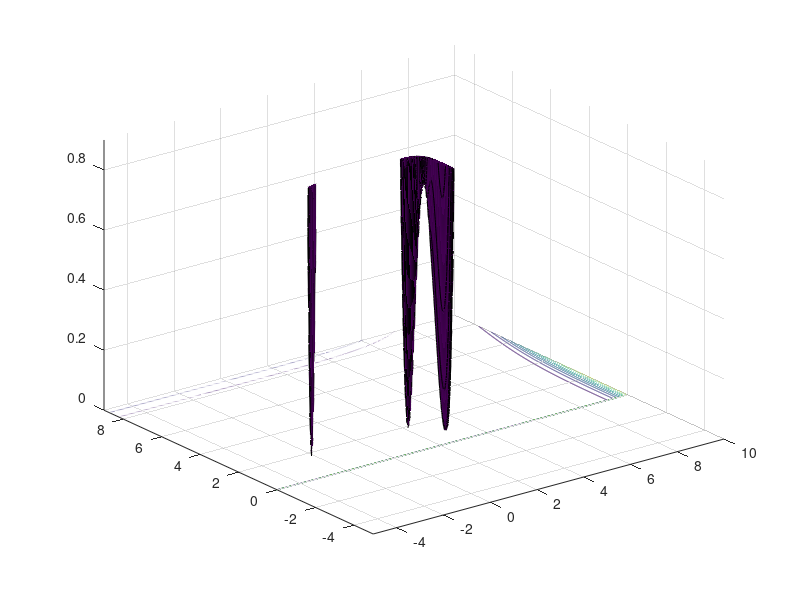

Source code (MATLAB):
i = 0;
dxnorm = 10;
x = [1 2]
format compact
f1 = @(x, y, z) sin(x) + y.^2 + log(z) - 3;
f2 = @(x, y, z) 3*x +    2.^y - z.^3;
f3 = @(x, y, z) x.^2 +    y.^2 + z.^3 - 6

elx = @(y, z) (z.^3 - 2.^y)/3;
delxy = @(y, z) (z.^3 - log(2)*2.^y)/3;
delxz = @(y, z) (3*z.^2 - 2.^y)/3;
f1n = @(y, z) f1(elx(y, z), y, z);
f3n = @(y, z) f3(elx(y, z), y, z);
df1ny = @(y, z) delxy(y, z)*cos(elx(y,z)) + 2*y;
df1nz = @(y, z) delxz(y, z)*cos(elx(y,z)) + 1/z;
df3ny = @(y, z) delxy(y, z)*2*elx(y, z) + 2*y;
df3nz = @(y, z) delxz(y, z)*2*elx(y, z) + 3*z.^2;
phi = @(y, z) (f1n(y, z)-3).^2 + (f3n(y, z)-6).^2

[X, Y] = meshgrid([-10:0.02:10], [0:0.01:10]);

disp([x(1) x(2)]);
i;
hold off
phival = phi(X, Y);
index=(phival>1); phival(index)=inf
% surfc(X, Y, phival)
t = [1:100]
surfc(X, Y ,phi(X, Y))
%surf(X, Y, zeros(size(phival)))
axis([-5 10 -5 9 0 0.9])
